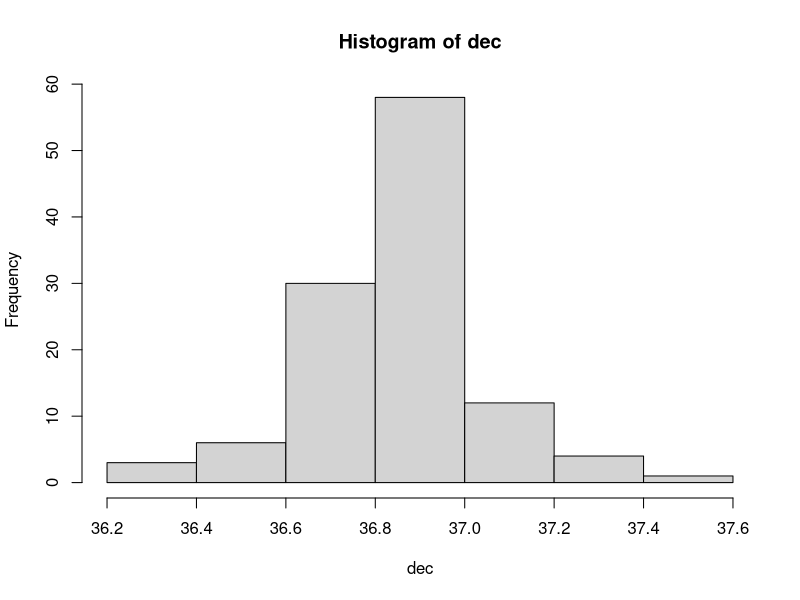
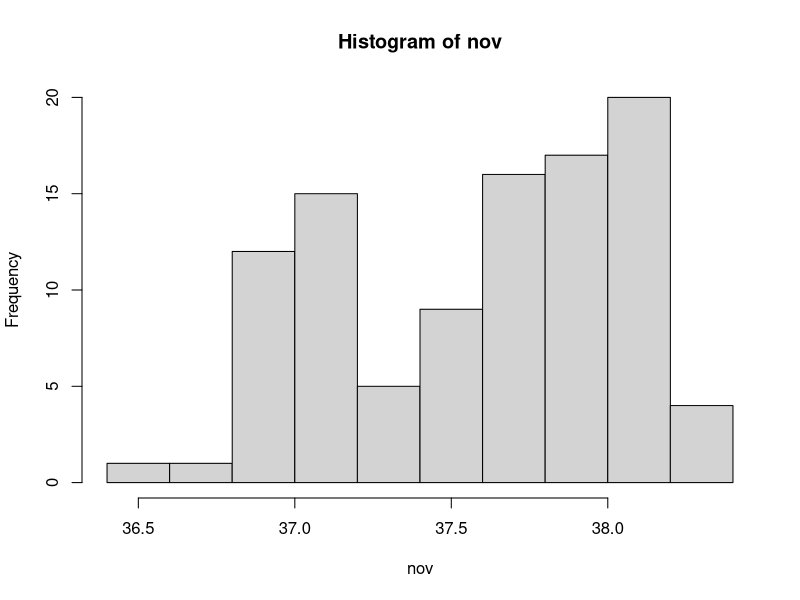
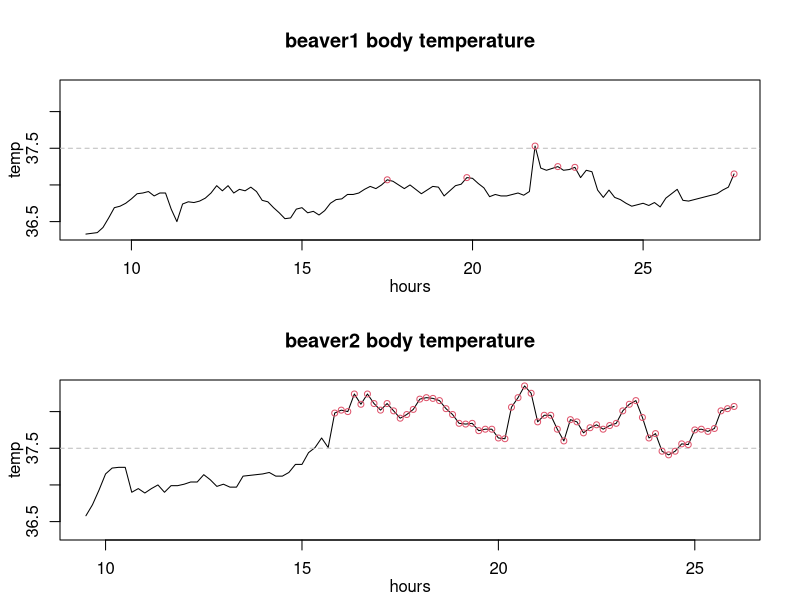

Write the R code that produced these figures, in order.
## ---- chunk 1
knitr::opts_chunk$set(echo = TRUE)
## ---- chunk 2
dec = beaver1
nov = beaver2
## ---- chunk 3
names(dec)
## ---- chunk 4
dec = beaver1$temp
nov = beaver2$temp
## ---- chunk 5
hist(dec)
hist(nov)
## ---- chunk 6
t.test(dec,nov)
## ---- chunk 7
require(graphics)
(yl <- range(beaver1$temp, beaver2$temp))

beaver.plot <- function(bdat, ...) {
  nam <- deparse(substitute(bdat))
  with(bdat, {
    # Hours since start of day:
    hours <- time %/% 100 + 24*(day - day[1]) + (time %% 100)/60
    plot (hours, temp, type = "l", ...,
          main = paste(nam, "body temperature"))
    abline(h = 37.5, col = "gray", lty = 2)
    is.act <- activ == 1
    points(hours[is.act], temp[is.act], col = 2, cex = .8)
  })
}
op <- par(mfrow = c(2, 1), mar = c(3, 3, 4, 2), mgp = 0.9 * 2:0)
 beaver.plot(beaver1, ylim = yl)
 beaver.plot(beaver2, ylim = yl)
par(op)
